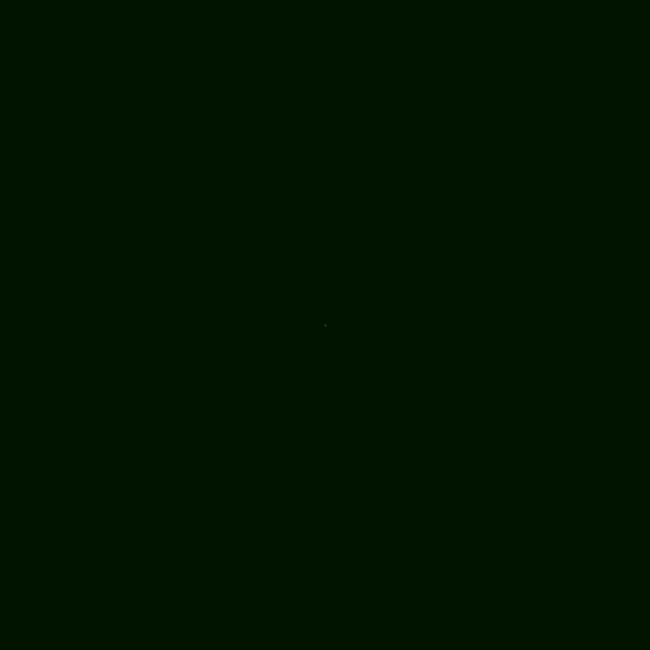
Frame 1 (no input)
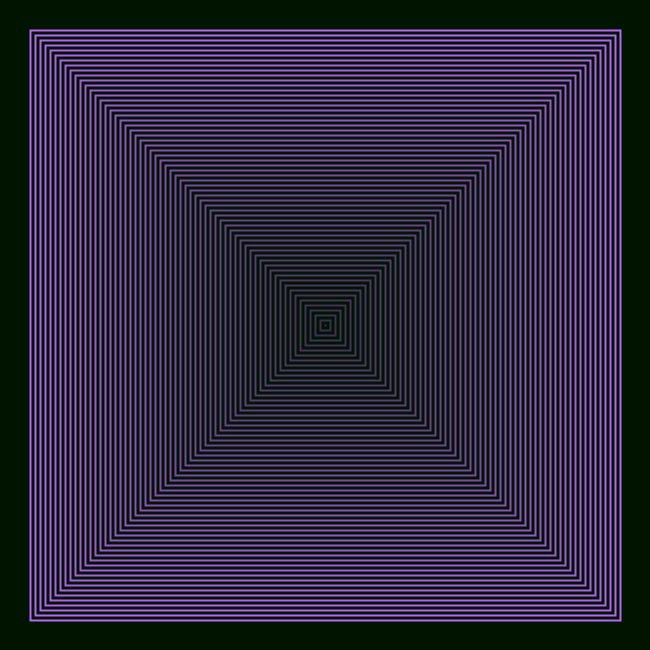
Frame 60 (the mouse pressed at the canvas centre just before this capture)
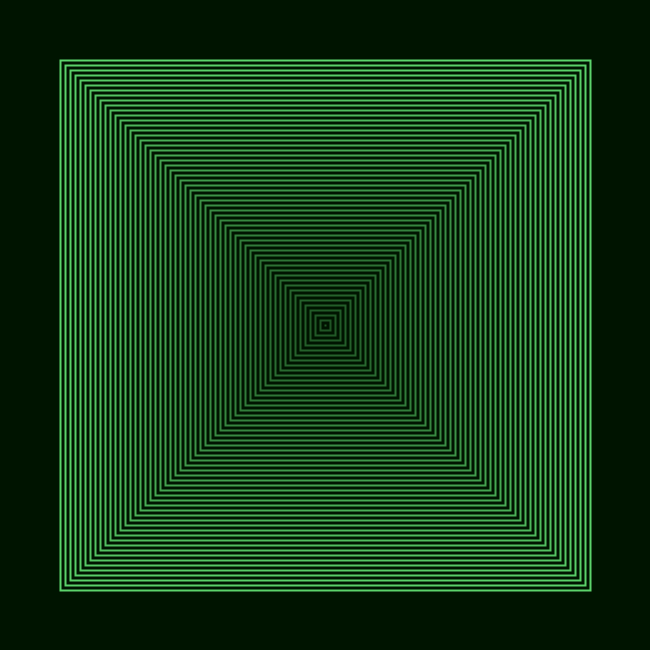
Frame 120 (the mouse held since frame 60 and released just before this capture)

The Processing sketch that drew these frames (run headless with seeded random() and noise(); from frame 60 on, the mouse is pressed at the canvas centre):

// Processing sketch: LSI03_QuadradosAnimaCores
// ── LSI03_QuadradosAnimaCores.pde
/* __   ________  ___  ___ _______
  / /  / __/  _/ |_  |/ _ <  / __/
 / /___\ \_/ /  / __// // / /__ \ 
/____/___/___/ /____/\___/_/____/ 
                                  
Aula de 20/03/2015: 
Anima o desenho de quadrados sucessivos, desde o centro até ao exterior da janela.
Vamos usar cores à sorte. Comparem com o exemplo anterior (LSI02).
Por Eduardo Morais / FBAUP - www.eduardomorais.pt/fbaup/
*/


/* Declaramos duas variáveis (isto é, 'memórias') de tipo int (número inteiro).
   Estando definidas 'fora' de uma função (setup, draw, etc), são variáveis 'globais',
   acessíveis a partir de 'dentro' de todas as funções.
*/
int transp; // transparência do traço.
int largura; // largura inicial do quadrado.
// Também precisamos de uma variável do tipo color (cor), mas apenas iremos declará-la:
color cor;


/*
Função setup():
Executada automaticamente no início do programa:
*/
void setup() {
  size(650, 650); // tamanho da janela (largura, altura).
  background(0,20,0); // enchemos a janela com esta cor (em r, g, b; de 0 a 255).
  frameRate(20); // se quisermos definir a velocidade da animação.
  
  rectMode(CENTER); // desenhar rectângulos a partir do seu centro em vez do canto sup. esq..
  strokeWeight(2); // largura do 'stroke' / traço.
  // fill(0); // enchimento a negro?
  noFill(); // sem enchimento.
  
  // vamos atribuir valor às nossas variáveis globais apenas aqui,
  // de modo a que isso aconteça sempre que 'chamarmos' pelo setup():
  transp = 80; // transparência do traço.
  largura = 0; // largura inicial do quadrado - vamos aumentá-la.
  // vamos atribuir à nossa variável global uma cor r,g,b à sorte:  
  cor = color(random(50,255),random(50,255),random(50,255));
  // vamos deixar um mínimo de 50 para impedir uma cor muito escura.  
}


/*
Função draw():
Executada repetidamente a cada 'frame'/fotograma de animação.
Estas funções são do tipo void (vazio) porque não 'escrevem' nenhum resultado numa variável.
*/
void draw() {
  if (largura < width) {
  // se a largura (que usamos para o rectângulo) for menor que a da janela:
    
    // cor do traço (em r, g, b, alpha) com transparência variável:
    stroke(cor, transp); // a variável cor 'ocupa-se' da porção r,g,b!
    
    // desenhamos um rectângulo com origem nas coordenadas width/2 e height/2,
    // ou seja, no centro da janela (o Processing 'dá-nos' as variáveis automáticas 'width' e height').
    // a largura é igual à altura, porque queremos um quadrado:
    rect(width/2,height/2, largura,largura);

    
    transp = transp + 3; // aumentamos o valor de 'transp'.
    largura = largura + 10; // aumentamos o valor de 'largura'.
  
  } else {
  // senão... (largura já é igual ou maior que a janela):
    
    setup(); // o quê?
    /*
    De facto, uma função é um comando.
    No final do desenho, podemos executar de novo o setup(), 
    o que faz com que as variáveis voltem aos valores iniciais, e sorteemos uma nova cor.
    */
  
  } // fim do if/else. 
  
} // fim da função draw().
